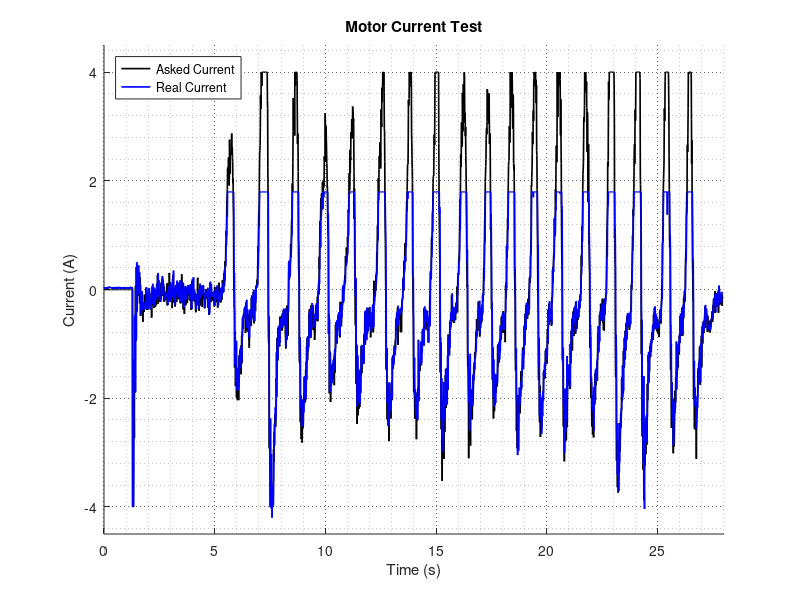

This figure's MATLAB source:
close all;

% Data read out
data=csvread('motorcurrent.csv');
time=data(:,1)*0.01;
asked_current=data(:,3);
real_current=-data(:,4);    % The measurement has the opposite sign
                            % The saturation in 1.8 is due to the
                            % configuration on the control board
figure(1);
hold on;
plot(time, asked_current,'k','linewidth',1.2);
plot(time, real_current,'b','linewidth',1.2); 

title('Motor Current Test');
grid on, grid minor;
set(gca,'GridLineStyle',':', 'GridColor', 'k', 'GridAlpha', .6)
xlabel('Time (s)');
ylabel('Current (A)');
legend('Asked Current','Real Current','Location','NorthWest');
axis([0 28 -4.5 4.5]);
hold off;